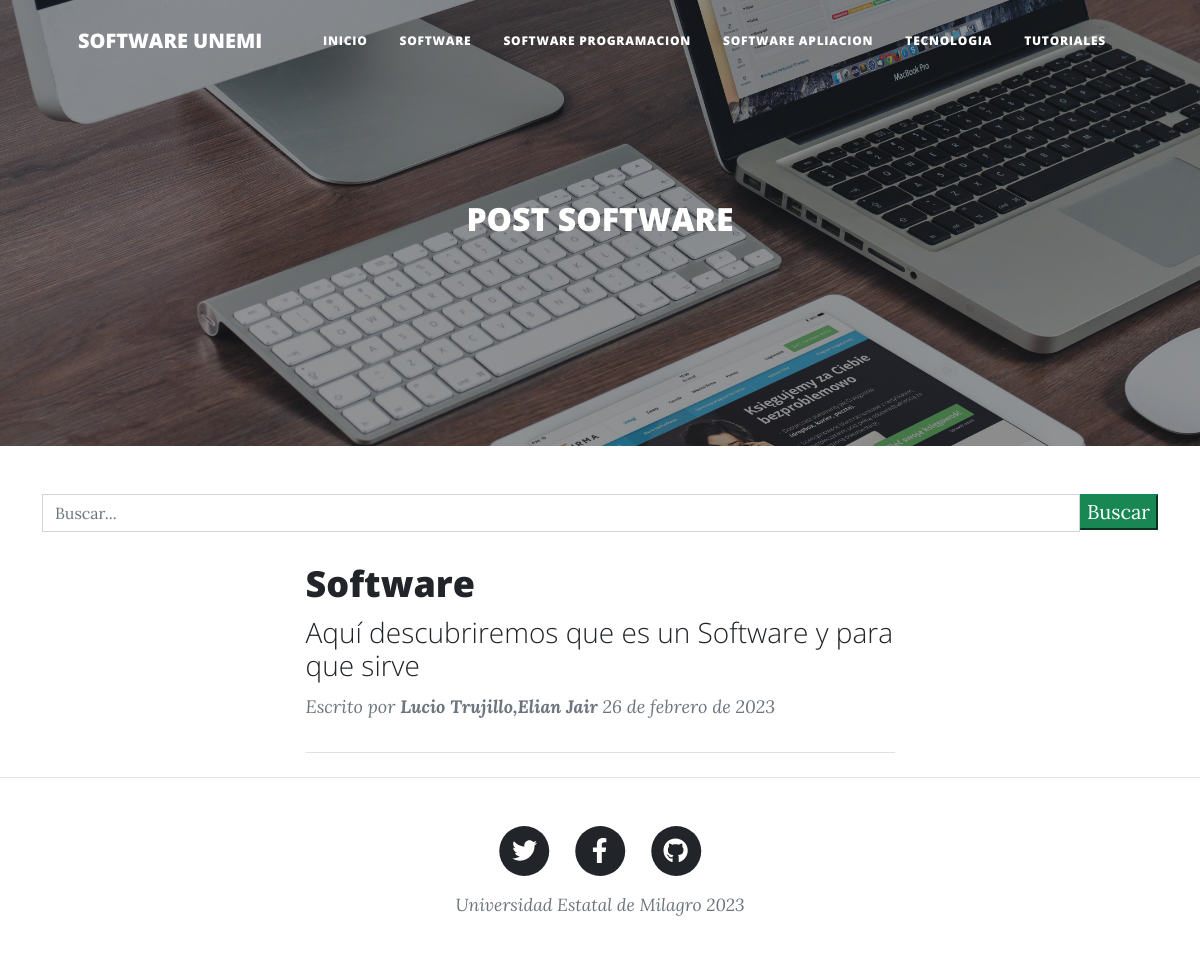
The page /generales/ on the database its author committed.
### blog/models.py (models this page shows, shortened)
class Post(models.Model):
    id = models.AutoField(primary_key=True)
    titulo = models.CharField('Titulo', max_length=90, null=False, blank=False)
    slug = models.CharField('Slug', max_length=100, null=False, blank=False)
    descripcion = models.CharField('Descripcion', max_length=110, null=False, blank=False)
    contenido = RichTextField('Contenido')
    imagen = models.URLField(max_length=255, null=False, blank=False)
    autor = models.ForeignKey(Autor, on_delete=models.CASCADE)
    categoria = models.ForeignKey(Categoria, on_delete=models.CASCADE)
    estado = models.BooleanField('Publicado/No Publicado', default=True)
    fecha_creacion = models.DateField('Fecha de Creacion', auto_now=False, auto_now_add=True)
    class Meta:
        verbose_name = 'Post'
        verbose_name_plural = 'Posts'

class Autor(models.Model):
    id = models.AutoField(primary_key=True)
    nombres = models.CharField('Nombre de Autor', max_length=255, null=False, blank=False)
    apellidos = models.CharField('Apellidos de Autor', max_length=255, null=False, blank=False)
    facebook = models.URLField('Facebook', null=True, blank=True)
    twitter = models.URLField('Twitter', null=True, blank=True)
    instagram = models.URLField('Instagram', null=True, blank=True)
    web = models.URLField('Instagram', null=True, blank=True)
    correo = models.EmailField('Correo Electronico', blank=False, null=False)
    estado = models.BooleanField('Autor Activo/No Activo', default=True)
    fecha_creacion = models.DateField('Fecha de Creacion', auto_now=False, auto_now_add=True)
    class Meta:
        verbose_name = 'Autor'
        verbose_name_plural = 'Autores'
    def __str__(self):
        return "{0},{1}".format(self.apellidos, self.nombres)

### blog/views.py (the view, shortened to what this page needs)
# urls.py: path('generales/',generales, name = 'generales'),
def generales(request):
    queryset = request.GET.get("buscar")
    posts = Post.objects.filter(
        estado=True,
        categoria=Categoria.objects.get(nombre__iexact='Software')
    )
    return render(request,'generales.html',{'posts':posts})

### templates/generales.html (shortened to what this page needs)
{% extends 'index.html' %}
{% load static %}
{% block imagen %}
    {% static 'assets/img/generales.jpg' %}
{% endblock imagen %}
{% block titulo_principal %}
    POST SOFTWARE
{% endblock titulo_principal %}

### templates/index.html (shortened to what this page needs)
{% load static %}
<!DOCTYPE html>
<html lang="es">
    <head>
        <link href="{% static 'css/styles.css' %}" rel="stylesheet" />
    </head>
    <body>
        <nav class="navbar navbar-expand-lg navbar-light" id="mainNav">
            <div class="container px-4 px-lg-5">
                <a class="navbar-brand" href="{% url 'blog:index' %}">SOFTWARE UNEMI</a>
                <div class="collapse navbar-collapse" id="navbarResponsive">
                    <ul class="navbar-nav ms-auto py-4 py-lg-0">
                        <li class="nav-item"><a class="nav-link px-lg-3 py-3 py-lg-4" href="{% url 'blog:index' %}">Inicio</a></li>
                        <li class="nav-item"><a class="nav-link px-lg-3 py-3 py-lg-4" href="{% url 'blog:generales' %}">Software</a></li>
                        <li class="nav-item"><a class="nav-link px-lg-3 py-3 py-lg-4" href="{% url 'blog:programacion' %}">Software programacion</a></li>
                        <li class="nav-item"><a class="nav-link px-lg-3 py-3 py-lg-4" href="{% url 'blog:videojuegos' %}">Software apliacion</a></li>
                        <li class="nav-item"><a class="nav-link px-lg-3 py-3 py-lg-4" href="{% url 'blog:tecnologia' %}">Tecnologia</a></li>
                        <li class="nav-item"><a class="nav-link px-lg-3 py-3 py-lg-4" href="{% url 'blog:tutoriales' %}">Tutoriales</a></li>
                    </ul>
                </div>
            </div>
        </nav>
        <header class="masthead" style="background-image: url({% block imagen %}{% static 'assets/img/blog.jpeg' %}{% endblock imagen %})">
            <div class="container position-relative px-4 px-lg-5">
                <div class="row gx-4 gx-lg-5 justify-content-center">
                    <div class="col-md-10 col-lg-8 col-xl-7">
                        <div class="site-heading">
                            <h2>{% block titulo_principal %}BLOG SOFTWARE{% endblock titulo_principal %}</h2>
                        </div>
                    </div>
                </div>
            </div>
        </header>
 {% block barra_busqueda %}
 <div class="container">
     <div class="row">
         <div class="col-md-12 search">
             <form method="get">
                 <div id="custom-search-imput">
                     <div class="input-group col-md-12">
                         <input type="text" class="form-control" placeholder="Buscar..." name="buscar" value = "{{  request.GET.buscar }}">
                         <span class="input-group-list">
                             <button type="submit" class="boton btn-success">Buscar</button>
                         </span>
                     </div>
                 </div>
             </form>
         </div>
     </div>
 </div>
  {% endblock barra_busqueda %}
        <div class="container px-4 px-lg-5">
            <div class="row gx-4 gx-lg-5 justify-content-center">
                <div class="col-md-10 col-lg-8 col-xl-7">
                {% block contenido %}
                    {% if posts %}
                        {% for post in posts %}
                            <div class="post-preview">
                                <a href="{% url 'blog:detalle_post' post.slug %}">
                                    <h2 class="post-title">
                                        {{ post.titulo }}
                                    </h2>
                                    <h3 class="post-subtitle">
                                        {{ post.descripcion }}
                                    </h3>
                                </a>
                                <p class="post-meta">
                                    Escrito por
                                    <strong>{{ post.autor}}</strong>
                                    {{ post.fecha_creacion}}
                                </p>
                            </div>
                            <hr class="my-4" />
                        {% endfor %}
                    {% else %}
                        <h1>No existen post registrados!</h1>
                    {% endif %}
                {% endblock contenido %}
                </div>
            </div>
        </div>
        <footer class="border-top">
            <div class="container px-4 px-lg-5">
                <div class="row gx-4 gx-lg-5 justify-content-center">
                    <div class="col-md-10 col-lg-8 col-xl-7">
                        <ul class="list-inline text-center">
                            <li class="list-inline-item">
                                <a href="#!">
                                    <span class="fa-stack fa-lg">
                                        <i class="fas fa-circle fa-stack-2x"></i>
                                        <i class="fab fa-twitter fa-stack-1x fa-inverse"></i>
                                    </span>
                                </a>
                            </li>
                            <li class="list-inline-item">
                                <a href="#!">
                                    <span class="fa-stack fa-lg">
                                        <i class="fas fa-circle fa-stack-2x"></i>
                                        <i class="fab fa-facebook-f fa-stack-1x fa-inverse"></i>
                                    </span>
                                </a>
                            </li>
                            <li class="list-inline-item">
                                <a href="#!">
                                    <span class="fa-stack fa-lg">
                                        <i class="fas fa-circle fa-stack-2x"></i>
                                        <i class="fab fa-github fa-stack-1x fa-inverse"></i>
                                    </span>
                                </a>
                            </li>
                        </ul>
                        <div class="small text-center text-muted fst-italic">Universidad Estatal de Milagro 2023</div>
                    </div>
                </div>
            </div>
        </footer>
    </body>
</html>

### rows shown on the page
Post: titulo "Software", descripcion "Aquí descubriremos que es un Software y para que sirve", autor "Lucio Trujillo,Elian Jair", fecha_creacion "26 de febrero de 2023"
